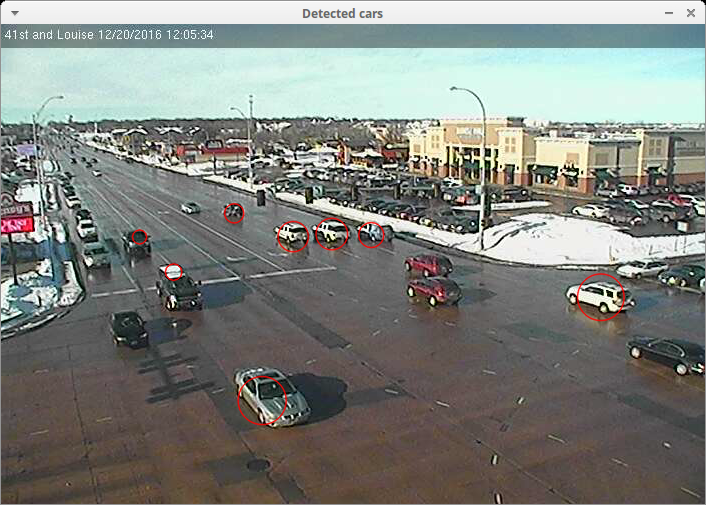
#> input picture pictures/louise-day-1.png, 706 x 505 px, given in place of the camera
$ python ball-tracker.py   (Python 2 division)
#> lines starting #> are read from the running program, lines starting #| are printed output that depends on the picture; after the words box and inside, x2 and y2 are one past the last pixel; in counts of white or black regions, pixels touching at a corner belong together
# -*- coding: utf-8 -*-
"""
Created on Wed Dec 21 00:38:29 2016

@author: ragondyn
"""

import numpy as np
import cv2
# Kalman initialisation

MIN_H_BLUE = 200
MAX_H_BLUE = 300

stateSize = 6; #[x,y,vx,vy,w,h]
measSize = 4;#[x,y,w,h]
contrSize = 0; #control vector?

kf = cv2.KalmanFilter(stateSize, measSize, contrSize);

state = np.zeros(stateSize, dtype = np.float32)
meas = np.zeros(measSize, dtype = np.float32)

#   // Transition State Matrix A
#   // Note: set dT at each processing step!
#   // [ 1 0 dT 0  0 0 ]
#   // [ 0 1 0  dT 0 0 ]
#   // [ 0 0 1  0  0 0 ]
#   // [ 0 0 0  1  0 0 ]
#   // [ 0 0 0  0  1 0 ]
#   // [ 0 0 0  0  0 1 ]
kf.transitionMatrix = np.array(np.diag(np.repeat(1,stateSize)),dtype=np.float32)

#   // Measure Matrix H
#   // [ 1 0 0 0 0 0 ]
#   // [ 0 1 0 0 0 0 ]
#   // [ 0 0 0 0 1 0 ]
#   // [ 0 0 0 0 0 1 ]
kf.measurementMatrix = np.zeros((measSize,stateSize),dtype = np.float32)
kf.measurementMatrix[0,0] = 1.0;
kf.measurementMatrix[7/stateSize, 7%stateSize] = 1.0;
kf.measurementMatrix[16/stateSize, 16%stateSize] = 1.0;
kf.measurementMatrix[23/stateSize , 23%stateSize] = 1.0;

#   // Process Noise Covariance Matrix Q
#   // [ Ex 0  0    0   0    0 ]
#   // [ 0  Ey 0    0   0    0 ]
#   // [ 0  0  Ev_x 0   0    0 ]
#   // [ 0  0  0   Ev_y 0    0 ]
#   // [ 0  0  0    0   Ew   0 ]
#   // [ 0  0  0    0   0    Eh]
kf.processNoiseCov = kf.processNoiseCov * 1e-2
kf.processNoiseCov[0,0] = 1e-2;
kf.processNoiseCov[7/stateSize,7%stateSize] = 1e-2;
kf.processNoiseCov[14/stateSize,14%stateSize] = 2.0;
kf.processNoiseCov[21/stateSize,21%stateSize] = 1.0;
kf.processNoiseCov[28/stateSize,28%stateSize] = 1e-2;
kf.processNoiseCov[35/stateSize,35%stateSize] = 1e-2;


kf.measurementNoiseCov = kf.measurementNoiseCov * 1e-1

video_capture = cv2.VideoCapture(0)
ret = True;

ticks = 0
found = False;
notFoundCount = 0;

while True:
    ret, frame = video_capture.read()
#> frame is the input picture: shape (505, 706, 3); mean B, G, R 126.1, 131.1, 128.5
    res = frame.copy()

    precTick = ticks
    ticks = cv2.getTickCount()
    dT = (ticks - precTick)/cv2.getTickFrequency()

    ## Prediction part

    # if previous iteration it in "found" mode (ie we detected it, or
    # it was detected not so long ago, it must still be here)
    if(found):
        # define the transormation the object is experiencing
        kf.transitionMatrix[2/stateSize,2%stateSize] = dT;
        kf.transitionMatrix[9/stateSize, 9%stateSize] = dT;

        # predict future state
        state = kf.predict()

        # print in blue predicted state
        width = state[4];
        height = state[5];
        x = state[0] - width / 2;
        y = state[1] - height / 2;
        cx = state[0];
        cy = state[1];
        cv2.circle(res, (cx,cy), 2, (255,0,0), -1);
        cv2.rectangle(res, (x,y), (x+width,y+height), (255,0,0), 2); #

    # II Detection part

    # detection of the position of the object thanks to color
    # based detection

    # Gaussian smoothing
    blur = cv2.GaussianBlur(frame,(5,5),3.0,3.0)
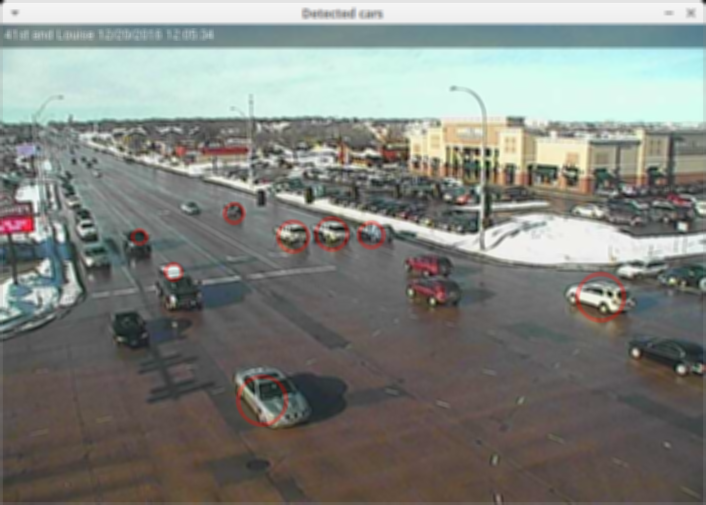
#> blur: shape (505, 706, 3); mean B, G, R 126.1, 131.1, 128.5

    # HSV conversion
    frmHsv = cv2.cvtColor(blur, cv2.COLOR_BGR2HSV)
#> frmHsv: shape (505, 706, 3); mean H, S, V 49.3, 34.4, 136.8

    # Thresholding
    rangeRes = np.zeros(frame.size,dtype = 'uint8')
    rangeRes = cv2.inRange(frmHsv, (MIN_H_BLUE / 2, 100, 80),
            (MAX_H_BLUE / 2, 255, 255))
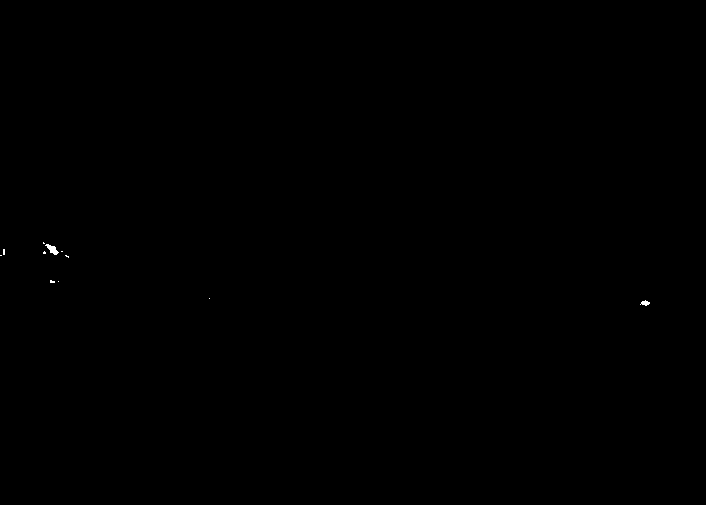
#> rangeRes: shape (505, 706); 0.04% white; 11 white regions (9 under 20 px), largest, box (x1, y1, x2, y2) and area: (45, 244, 59, 255) 73, (640, 300, 650, 306) 35

    rangeRes = cv2.erode(rangeRes, kernel = np.ones((3,3),dtype = 'uint8'),
                         anchor = (-1, -1), iterations = 2);
#> rangeRes: shape (505, 706); 0% white in thin lines or dots, all inside (x1, y1, x2, y2) = (52, 248, 54, 251)
    rangeRes = cv2.dilate(rangeRes, np.ones((3,3), dtype = 'uint8'),
                          anchor = (-1, -1), iterations = 2);
#> rangeRes: shape (505, 706); 0.01% white; 1 white region
    # Thresholding viewing
    cv2.imshow("Threshold", rangeRes);
    # Contours detection
    contours = cv2.findContours(rangeRes, mode = cv2.RETR_EXTERNAL,
            method = cv2.CHAIN_APPROX_NONE);
#> contours = 1 contour; box (x1, y1, x2, y2) and area: (50, 246, 56, 253) 30

    balls = [];
    ballsBox = [];

    for i in range(0,len(contours[1])):
#> (the run stopped early here; a loop or call above may not have finished)
